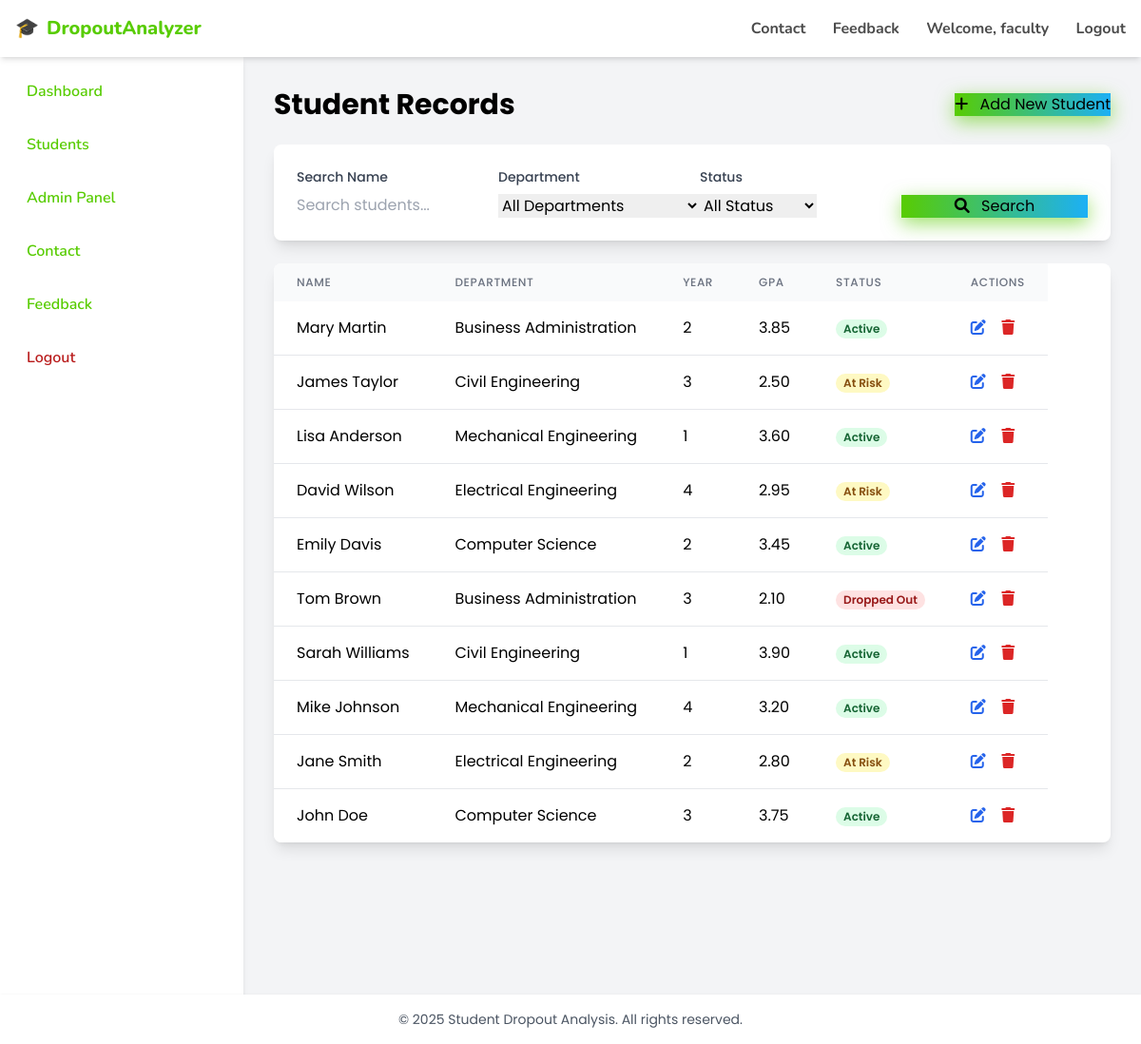
The page /students/view.php (signed in) on the database its author committed.
### tables this page shows
CREATE TABLE IF NOT EXISTS students (
    id INT AUTO_INCREMENT PRIMARY KEY,
    name VARCHAR(100) NOT NULL,
    department VARCHAR(100) NOT NULL,
    year INT NOT NULL,
    gpa DECIMAL(3,2) NOT NULL,
    attendance_rate DECIMAL(5,2) DEFAULT 100.00,
    status ENUM('Active', 'At Risk', 'Dropped Out') NOT NULL DEFAULT 'Active',
    created_at TIMESTAMP DEFAULT CURRENT_TIMESTAMP,
    updated_at TIMESTAMP DEFAULT CURRENT_TIMESTAMP ON UPDATE CURRENT_TIMESTAMP
);

### students/view.php (the view, shortened to what this page needs)
<?php
require_once "../includes/db.php";
$page = isset($_GET['page']) ? (int)$_GET['page'] : 1;
$records_per_page = 10;
$offset = ($page - 1) * $records_per_page;
$search = isset($_GET['search']) ? $_GET['search'] : '';
$params = [];
$param_types = '';
$where_clause = '';
$query = "SELECT * FROM students $where_clause ORDER BY id DESC LIMIT ? OFFSET ?";
$stmt = $conn->prepare($query);
$param_types .= 'ii';
$params[] = $records_per_page;
$params[] = $offset;
$stmt->bind_param($param_types, ...$params);
$stmt->execute();
$result = $stmt->get_result();
?>
<!DOCTYPE html>
<html lang="en">
<head>
    <script src="https://cdn.tailwindcss.com"></script>
    <link rel="stylesheet" href="https://cdnjs.cloudflare.com/ajax/libs/font-awesome/6.0.0-beta3/css/all.min.css" />
    <link rel="stylesheet" href="../assets/css/style.css" />
</head>
<body class="bg-gray-100 min-h-screen">
    <?php include "../components/navbar.php"; ?>
    <div class="flex">
        <?php include "../components/sidebar.php"; ?>
        <main class="flex-1 p-8">
            <div class="flex justify-between items-center mb-6">
                <h1 class="text-3xl font-bold">Student Records</h1>
                <a href="add.php" class="btn-primary">
                    <i class="fas fa-plus mr-2"></i> Add New Student
                </a>
            </div>
            <div class="bg-white rounded-lg shadow-lg p-6 mb-6">
                <form method="GET" class="grid grid-cols-1 md:grid-cols-4 gap-4">
                    <div>
                        <label class="block text-sm font-medium text-gray-700 mb-2">Search Name</label>
                        <input type="text" name="search" value="<?= htmlspecialchars($search) ?>"
                               class="form-input" placeholder="Search students...">
                    </div>
                    <div>
                        <label class="block text-sm font-medium text-gray-700 mb-2">Department</label>
                        <select name="department" class="form-input">
                            <option value="">All Departments</option>
                        </select>
                    </div>
                    <div>
                        <label class="block text-sm font-medium text-gray-700 mb-2">Status</label>
                        <select name="status" class="form-input">
                            <option value="">All Status</option>
                        </select>
                    </div>
                    <div class="flex items-end">
                        <button type="submit" class="btn-primary w-full">
                            <i class="fas fa-search mr-2"></i> Search
                        </button>
                    </div>
                </form>
            </div>
            <div class="bg-white rounded-lg shadow-lg overflow-hidden">
                <table class="data-table">
                    <thead class="bg-gray-50">
                        <tr>
                            <th class="px-6 py-3 text-left text-xs font-medium text-gray-500 uppercase tracking-wider">Name</th>
                            <th class="px-6 py-3 text-left text-xs font-medium text-gray-500 uppercase tracking-wider">Department</th>
                            <th class="px-6 py-3 text-left text-xs font-medium text-gray-500 uppercase tracking-wider">Year</th>
                            <th class="px-6 py-3 text-left text-xs font-medium text-gray-500 uppercase tracking-wider">GPA</th>
                            <th class="px-6 py-3 text-left text-xs font-medium text-gray-500 uppercase tracking-wider">Status</th>
                            <th class="px-6 py-3 text-left text-xs font-medium text-gray-500 uppercase tracking-wider">Actions</th>
                        </tr>
                    </thead>
                    <tbody class="bg-white divide-y divide-gray-200">
                        <?php if ($result && $result->num_rows > 0): ?>
                            <?php while ($row = $result->fetch_assoc()): ?>
                                <tr class="hover:bg-gray-50">
                                    <td class="px-6 py-4"><?= htmlspecialchars($row['name']) ?></td>
                                    <td class="px-6 py-4"><?= htmlspecialchars($row['department']) ?></td>
                                    <td class="px-6 py-4"><?= htmlspecialchars($row['year']) ?></td>
                                    <td class="px-6 py-4"><?= htmlspecialchars($row['gpa']) ?></td>
                                    <td class="px-6 py-4">
                                        <?php
                                        $status_color = 'gray';
                                        if ($row['status'] === 'Dropped Out') $status_color = 'red';
                                        elseif ($row['status'] === 'At Risk') $status_color = 'yellow';
                                        elseif ($row['status'] === 'Active') $status_color = 'green';
                                        ?>
                                        <span class="px-2 inline-flex text-xs leading-5 font-semibold rounded-full bg-<?= $status_color ?>-100 text-<?= $status_color ?>-800">
                                            <?= htmlspecialchars($row['status']) ?>
                                        </span>
                                    </td>
                                    <td class="px-6 py-4">
                                        <a href="edit.php?id=<?= $row['id'] ?>" class="text-blue-600 hover:text-blue-900 mr-3">
                                            <i class="fas fa-edit"></i>
                                        </a>
                                        <a href="delete.php?id=<?= $row['id'] ?>"
                                           class="text-red-600 hover:text-red-900"
                                           onclick="return confirm('Are you sure you want to delete this student?');">
                                            <i class="fas fa-trash"></i>
                                        </a>
                                    </td>
                                </tr>
                            <?php endwhile; ?>
                        <?php else: ?>
                            <tr>
                                <td colspan="6" class="px-6 py-4 text-center text-gray-500">No students found</td>
                            </tr>
                        <?php endif; ?>
                    </tbody>
                </table>
            </div>
        </main>
    </div>
    <?php include "../components/footer.php"; ?>
</body>
</html>

### assets/css/style.css (style rules this page uses)
.data-table { @apply min-w-full divide-y divide-gray-200 shadow-lg rounded-lg overflow-hidden; }
.btn-primary { @apply bg-blue-600 text-white px-6 py-2 rounded-lg hover:bg-blue-700 transition-colors duration-300; }
.form-input { @apply w-full p-3 border border-gray-300 rounded-lg focus:ring-2 focus:ring-blue-500 focus:border-transparent transition-all duration-300; }
.btn-primary { @apply text-white px-6 py-2 rounded-lg border-4 border-green-600 transition-colors duration-300; background: linear-gradient(90deg, #58cc02 0%, #1cb0f6 100%); box-shadow: 0 6px 20px rgba(88, 204, 2, 0.6); border-image-slice: 1; border-image-source: linear-gradient(90deg, #58cc02 0%, #1cb0f6 100%); }
.form-input { @apply w-full p-3 border border-gray-300 rounded-lg focus:ring-2 focus:ring-green-500 focus:border-green-500 transition-all duration-300; }

### students/view.php (style rules this page uses)
body { font-family: 'Poppins', sans-serif; }

### rows shown on the page
students: name "Mary Martin", department "Business Administration", year "2", gpa "3.85", status "Active"
students: name "James Taylor", department "Civil Engineering", year "3", gpa "2.50", status "At Risk"
students: name "Lisa Anderson", department "Mechanical Engineering", year "1", gpa "3.60", status "Active"
students: name "David Wilson", department "Electrical Engineering", year "4", gpa "2.95", status "At Risk"
students: name "Emily Davis", department "Computer Science", year "2", gpa "3.45", status "Active"
students: name "Tom Brown", department "Business Administration", year "3", gpa "2.10", status "Dropped Out"
students: name "Sarah Williams", department "Civil Engineering", year "1", gpa "3.90", status "Active"
students: name "Mike Johnson", department "Mechanical Engineering", year "4", gpa "3.20", status "Active"
students: name "Jane Smith", department "Electrical Engineering", year "2", gpa "2.80", status "At Risk"
students: name "John Doe", department "Computer Science", year "3", gpa "3.75", status "Active"

### other values the page prints
$_SESSION['user_name'] "faculty"
